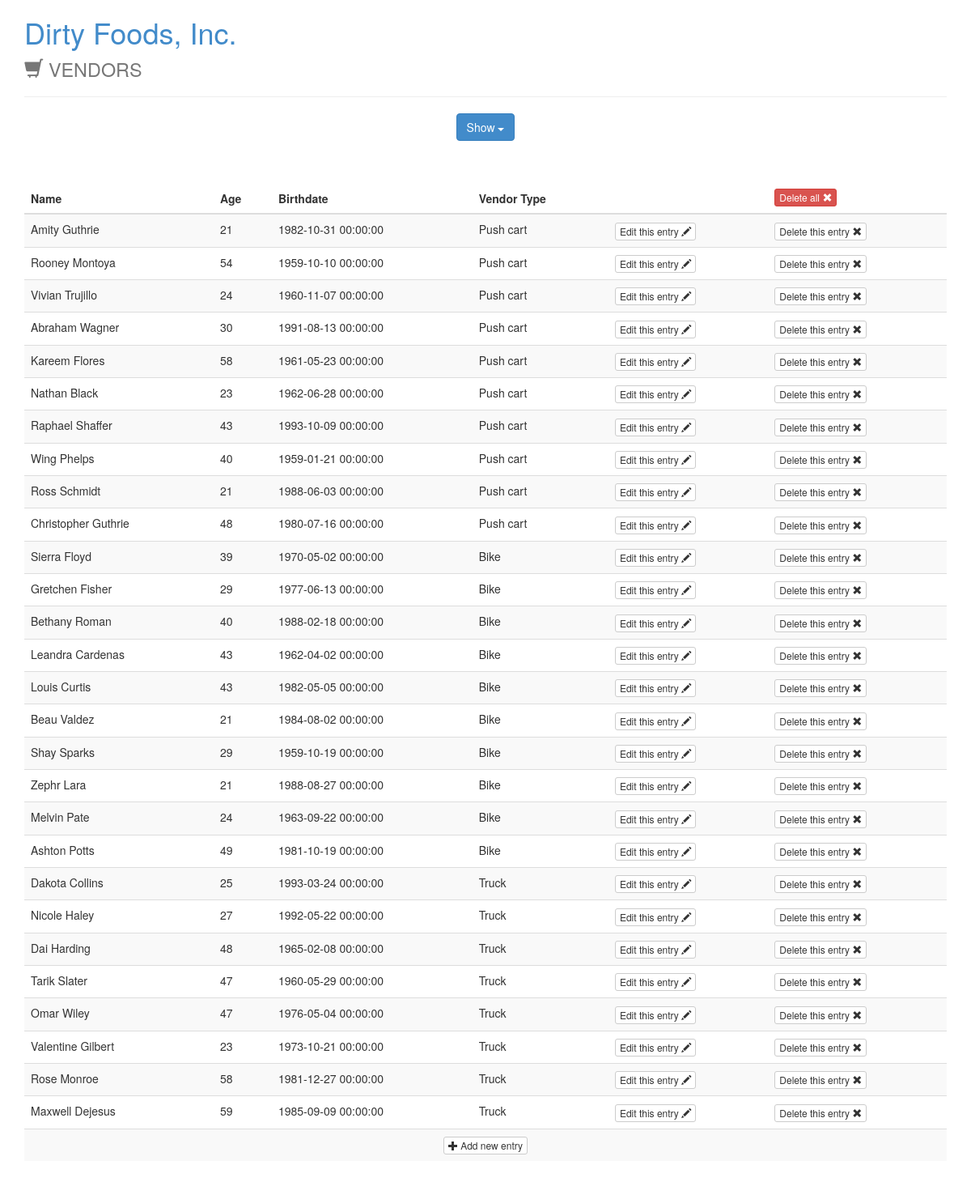
The page /vendors.php?show=all on the database its author committed.
### tables this page shows
CREATE TABLE `vendor` (
  `vendor_id` int(11) NOT NULL AUTO_INCREMENT,
  `name` varchar(120) NOT NULL,
  `age` int(11) NOT NULL,
  `birthdate` datetime NOT NULL,
  `VENDOR_TYPE_vendortype_id` int(11) NOT NULL,
  PRIMARY KEY (`vendor_id`),
  KEY `fk_VENDOR_VENDOR_TYPE1_idx` (`VENDOR_TYPE_vendortype_id`)
);

CREATE TABLE `vendor_type` (
  `vendortype_id` int(11) NOT NULL AUTO_INCREMENT,
  `type` varchar(45) NOT NULL,
  `wage` int(11) NOT NULL,
  PRIMARY KEY (`vendortype_id`)
);

### vendors.php (the view, shortened to what this page needs)
<?php
$con = mysqli_connect(db_address,db_user,db_pass,db_name);
?>
<!DOCTYPE html>
<html lang="en">
<head>
	<link rel="stylesheet" href="css/bootstrap.min.css">
</head>
<body>
	<div class="container">
		<h1><a href="index.php">Dirty Foods, Inc.</a><br><small><span class="glyphicon glyphicon-shopping-cart"></span> VENDORS</small></h1>
		<hr>
	</div>
	<div class="container text-center">
		<div class="btn-group">
			<button class="btn btn-primary dropdown-toggle" data-toggle="dropdown">Show <span class="caret"></span></button>
		</div>
	</div>
<?php
	if (isset($_GET['show'])) {
		if ($_GET['show'] == 'all') {
			$result = mysqli_query($con, "SELECT vendor.*, type FROM vendor, vendor_type WHERE VENDOR_TYPE_vendortype_id=vendortype_id;");
		}
?>
	<div class="container content">
		<table class="table table-striped">
			<thead>
				<tr>
					<th>Name</th>
					<th>Age</th>
					<th>Birthdate</th>
					<th>Vendor Type</th>
					<th></th>
					<th>
						<form action="?deleteall" id='delete' method="post"><button type="submit" id='deleteButton' class="btn btn-danger btn-xs">Delete all <span class="glyphicon glyphicon-remove"></span></button></form>
					</th>
				</tr>
			</thead>
		<?php
			while ($row = mysqli_fetch_array($result)) {
				echo "<tr>";
				echo "<td>" . $row['name'] . "</td>";
				echo "<td>" . $row['age'] . "</td>";
				echo "<td>" . $row['birthdate'] . "</td>";
				echo "<td>" . $row['type'] . "</td>";
				echo "
				<td>
					<form action='?edit' method='post'>
						<input type='hidden' name='vendor_id' value=" . $row['vendor_id']. ">
						<button type='submit' class='btn btn-default btn-xs'>Edit this entry <span class='glyphicon glyphicon-pencil'></span></button>
					</form>
				</td>
				";
				echo "
				<td>
					<form action='?delete' method='post' id='delete' >
						<input type='hidden' name='vendor_id' value=" . $row['vendor_id']. ">
						<button type='submit' class='btn btn-default btn-xs'>Delete this entry <span class='glyphicon glyphicon-remove'></span></button>
					</form>
				</td>
				";
				echo "</tr>";
			}
		?>
		<tr><td colspan=9 class="text-center"><a href="?add" class="btn btn-default btn-xs"><span class="glyphicon glyphicon-plus"></span> Add new entry</a></td></tr>
		</table>
	</div>
<?php
	}
?>
</body>
</html>

### vendors.php (style rules this page uses)
.content { margin-top: 50px; margin-bottom: 50px; }

### rows shown on the page
vendor: name "Amity Guthrie", age "21", birthdate "1982-10-31 00:00:00", vendor_type.type "Push cart"
vendor: name "Rooney Montoya", age "54", birthdate "1959-10-10 00:00:00", vendor_type.type "Push cart"
vendor: name "Vivian Trujillo", age "24", birthdate "1960-11-07 00:00:00", vendor_type.type "Push cart"
vendor: name "Abraham Wagner", age "30", birthdate "1991-08-13 00:00:00", vendor_type.type "Push cart"
vendor: name "Kareem Flores", age "58", birthdate "1961-05-23 00:00:00", vendor_type.type "Push cart"
vendor: name "Nathan Black", age "23", birthdate "1962-06-28 00:00:00", vendor_type.type "Push cart"
vendor: name "Raphael Shaffer", age "43", birthdate "1993-10-09 00:00:00", vendor_type.type "Push cart"
vendor: name "Wing Phelps", age "40", birthdate "1959-01-21 00:00:00", vendor_type.type "Push cart"
vendor: name "Ross Schmidt", age "21", birthdate "1988-06-03 00:00:00", vendor_type.type "Push cart"
vendor: name "Christopher Guthrie", age "48", birthdate "1980-07-16 00:00:00", vendor_type.type "Push cart"
vendor: name "Sierra Floyd", age "39", birthdate "1970-05-02 00:00:00", vendor_type.type "Bike"
vendor: name "Gretchen Fisher", age "29", birthdate "1977-06-13 00:00:00", vendor_type.type "Bike"
vendor: name "Bethany Roman", age "40", birthdate "1988-02-18 00:00:00", vendor_type.type "Bike"
vendor: name "Leandra Cardenas", age "43", birthdate "1962-04-02 00:00:00", vendor_type.type "Bike"
vendor: name "Louis Curtis", age "43", birthdate "1982-05-05 00:00:00", vendor_type.type "Bike"
vendor: name "Beau Valdez", age "21", birthdate "1984-08-02 00:00:00", vendor_type.type "Bike"
vendor: name "Shay Sparks", age "29", birthdate "1959-10-19 00:00:00", vendor_type.type "Bike"
vendor: name "Zephr Lara", age "21", birthdate "1988-08-27 00:00:00", vendor_type.type "Bike"
vendor: name "Melvin Pate", age "24", birthdate "1963-09-22 00:00:00", vendor_type.type "Bike"
vendor: name "Ashton Potts", age "49", birthdate "1981-10-19 00:00:00", vendor_type.type "Bike"
vendor: name "Dakota Collins", age "25", birthdate "1993-03-24 00:00:00", vendor_type.type "Truck"
vendor: name "Nicole Haley", age "27", birthdate "1992-05-22 00:00:00", vendor_type.type "Truck"
vendor: name "Dai Harding", age "48", birthdate "1965-02-08 00:00:00", vendor_type.type "Truck"
vendor: name "Tarik Slater", age "47", birthdate "1960-05-29 00:00:00", vendor_type.type "Truck"
vendor: name "Omar Wiley", age "47", birthdate "1976-05-04 00:00:00", vendor_type.type "Truck"
vendor: name "Valentine Gilbert", age "23", birthdate "1973-10-21 00:00:00", vendor_type.type "Truck"
vendor: name "Rose Monroe", age "58", birthdate "1981-12-27 00:00:00", vendor_type.type "Truck"
vendor: name "Maxwell Dejesus", age "59", birthdate "1985-09-09 00:00:00", vendor_type.type "Truck"
